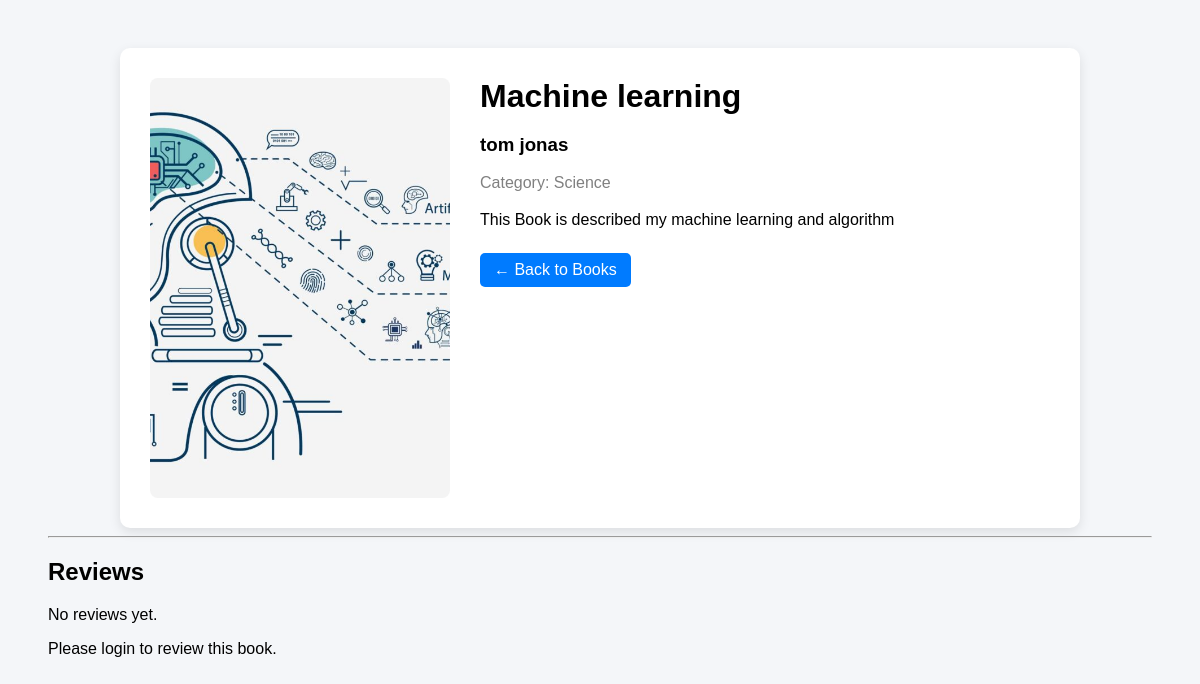
Before: /book/1/ with the older database file.
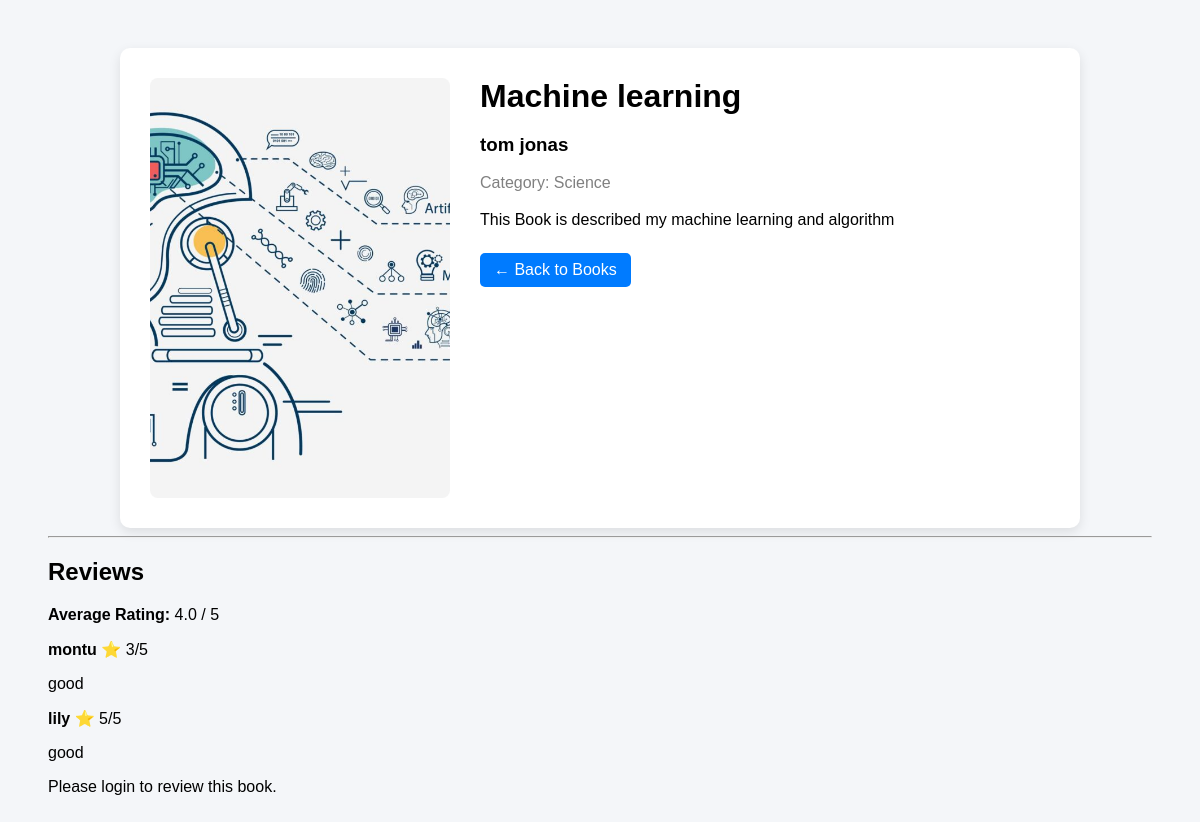
After: the same page with the newer database file.
### library_app/models.py (models this page shows, shortened)
class Review(models.Model):
    book = models.ForeignKey('Book', on_delete=models.CASCADE, related_name='reviews')
    user = models.ForeignKey(User, on_delete=models.CASCADE)
    rating = models.IntegerField()
    comment = models.TextField()
    created_at = models.DateTimeField(auto_now_add=True)

### library_app/views.py (the view)
# urls.py: path('book/<int:id>/', views.book_detail, name='book_detail'),
def book_detail(request, id):
    book = get_object_or_404(Book, id=id)
    reviews = book.reviews.all().order_by('-created_at')
    avg_rating = reviews.aggregate(Avg('rating'))['rating__avg']
    form = ReviewForm()
    return render(request, 'library_app/book_details.html', {
        'book': book,
        'reviews': reviews,
        'avg_rating': avg_rating,
        'form': form
    })

### library_app/templates/library_app/book_details.html (shortened to what this page needs)
<!DOCTYPE html>
<html>
<head>
</head>
<body>
<div class="container">
    {% if book.cover %}
        <img src="{{ book.cover.url }}">
    {% else %}
        <img src="https://via.placeholder.com/300x400">
    {% endif %}
    <div class="info">
        <h1>{{ book.title }}</h1>
        <h3>{{ book.author }}</h3>
        <div class="category">Category: {{ book.category }}</div>
        <div class="desc">
            {{ book.description }}
        </div>
        <a href="{% url 'all_books' %}" class="back">← Back to Books</a>
    </div>
</div>
<hr>
<h2>Reviews</h2>
{% if avg_rating %}
<p><strong>Average Rating:</strong> {{ avg_rating|floatformat:1 }} / 5</p>
{% endif %}
{% for review in reviews %}
<div class="review-card">
    <strong>{{ review.user.username }}</strong>
    <span>⭐ {{ review.rating }}/5</span>
    <p>{{ review.comment }}</p>
</div>
{% empty %}
<p>No reviews yet.</p>
{% endfor %}
{% if user.is_authenticated %}
<h3>Write a Review</h3>
<form method="post" action="{% url 'add_review' book.id %}">
    {% csrf_token %}
    {{ form.as_p }}
    <button type="submit" class="details-btn">Submit Review</button>
</form>
{% else %}
<p>Please login to review this book.</p>
{% endif %}
</body>
</html>

Changed rows visible on the page:
added Review: user.username "montu", rating "3", comment "good"
added Review: user.username "lily", rating "5", comment "good"
Other visible differences:
{{ avg_rating|floatformat:1 }}: (not shown) → "4.0"
text no longer shown: "No reviews yet."
text now shown: "Average Rating: / 5"
